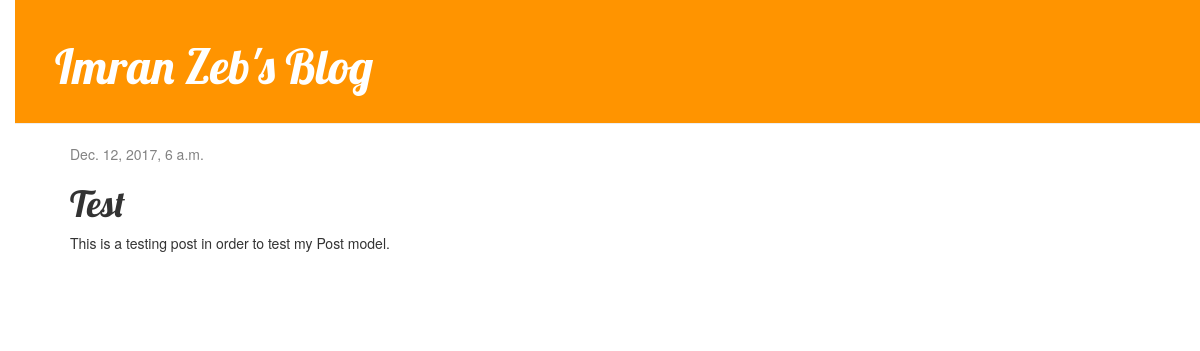
The app's page /post/1/ with its own data.
### blog/models.py (models this page shows, shortened)
class Post(models.Model):
		author = models.ForeignKey('auth.User')
		title = models.CharField(max_length=200)
		text = models.TextField()
		created_date = models.DateTimeField(default = timezone.now)
		published_date = models.DateTimeField(blank = True, null = True)

### blog/views.py (the view)
# urls.py: url(r'^post/(?P<pk>\d+)/$', views.post_detail, name = 'post_detail'),
def post_detail(request, pk):
		post = get_object_or_404(Post, pk = pk)
		return render(request, 'blog/post_detail.html', {'post': post})

### blog/templates/blog/post_detail.html (shortened to what this page needs)
{% extends 'blog/base.html' %}
{% block content%}
		<div class="post">
				{% if post.published_date %}
					<div class="date">
						{{ post.published_date }}
					</div>
				{% endif %}
				<h1>{{ post.title }}</h1>
				<p>{{ post.text | linebreaksbr }}</p>
		</div>
{% endblock %}

### blog/static/css/blog.css (style rules this page uses)
h1, h2, h3, h4 { font-family: 'Lobster', cursive; }
.date { color: #828282; }
.post { margin-bottom: 70px; }
body { padding-left: 15px; }

### records on screen
Post: published_date "Dec. 12, 2017, 6 a.m.", title "Test", text "This is a testing post in order to test my Post model."
